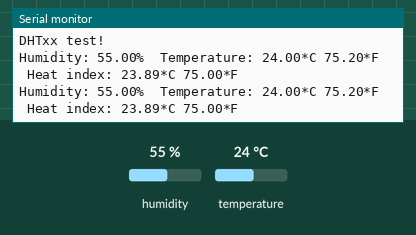
Recording of a sketch running on a simulated Arduino Uno, built with avr-gcc and run on an emulated ATmega328P. On the bench: the last lines printed to the serial monitor. The test bench sets the inputs (shaded band); at power-on: humidity 55 %, temperature 24 °C.

Above: at 4.8 s.
4.9 s: humidity set to 22 %
At 6.8 s:
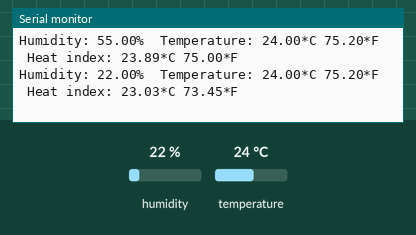
7.9 s: temperature set to 12 °C
At 8.4 s:
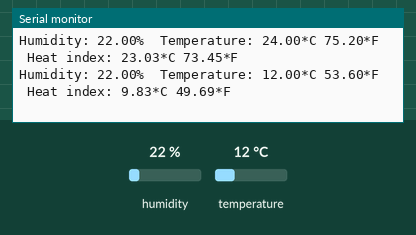
10.9 s: humidity set to 40 %
At 12.9 s:
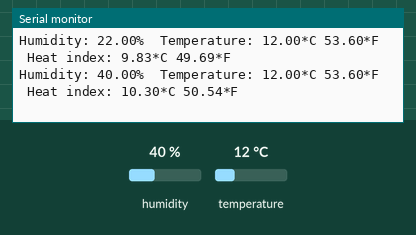
13.9 s: temperature set to 28 °C
At 15.7 s:
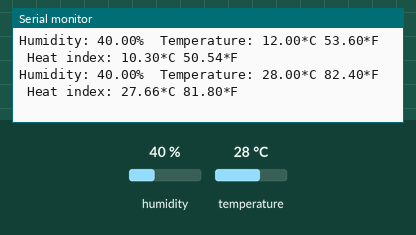
Timing chart, 0 to 17.2 s (numbered marks = the images above; inputs shaded):
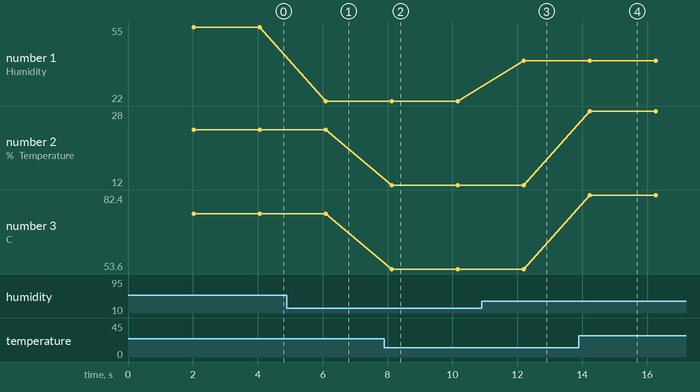

Measured:
- after the input at 4.9 s, the serial monitor: prints a new line after 1.2 s (image 1)
- after the input at 7.9 s, the serial monitor: prints a new line after 0.23 s (image 2)
- after the input at 10.9 s, the serial monitor: prints a new line after 1.3 s (image 3)
- after the input at 13.9 s, the serial monitor: prints a new line after 0.34 s (image 4)
- plotted number 1: 55 → 22 after the input at 4.9 s, 22 → 40 after the input at 10.9 s
- plotted number 2: 24 → 12 after the input at 7.9 s, 12 → 28 after the input at 13.9 s
- plotted number 3: 75.2 → 53.6 after the input at 7.9 s, 53.6 → 82.4 after the input at 13.9 s

The sketch:

TempHumidity.ino
```cpp
/*
 * Kết nối:
 *          DHT                   Arduino
 *          VCC                     5V
 *          GND                     GND
 *         Tín hiệu                  2
 *
 * Tùy chọn tên của cảm biến cho phù hợp
 * Nạp code mở Serial Monitor, chọn No line ending, baud 9600
 *
 *
 *
 *
 *
 */
#include "DHT.h"

#define DHTPIN 2     // what digital pin we're connected to

// Chọn loại cảm biến cho phù hợp ---------------------------------------------------------------------------------------
#define DHTTYPE DHT11   // DHT 11
//#define DHTTYPE DHT22   // DHT 22  (AM2302), AM2321
//#define DHTTYPE DHT21   // DHT 21 (AM2301)


DHT dht(DHTPIN, DHTTYPE);

void setup() {
  Serial.begin(9600);
  Serial.println("DHTxx test!");

  dht.begin();
}

void loop() {
  // Wait a few seconds between measurements.
  delay(2000);

  // Reading temperature or humidity takes about 250 milliseconds!
  // Sensor readings may also be up to 2 seconds 'old' (its a very slow sensor)
  float h = dht.readHumidity();
  // Read temperature as Celsius (the default)
  float t = dht.readTemperature();
  // Read temperature as Fahrenheit (isFahrenheit = true)
  float f = dht.readTemperature(true);

  // Check if any reads failed and exit early (to try again).
  if (isnan(h) || isnan(t) || isnan(f)) {
    Serial.println("Failed to read from DHT sensor!");
    return;
  }

  // Compute heat index in Fahrenheit (the default)
  float hif = dht.computeHeatIndex(f, h);
  // Compute heat index in Celsius (isFahreheit = false)
  float hic = dht.computeHeatIndex(t, h, false);

  Serial.print("Humidity: ");
  Serial.print(h);
  Serial.print("%  ");
  Serial.print("Temperature: ");
  Serial.print(t);
  Serial.print("*C ");
  Serial.print(f);
  Serial.print("*F  ");
  Serial.print("Heat index: ");
  Serial.print(hic);
  Serial.print("*C ");
  Serial.print(hif);
  Serial.println("*F");
}
```
